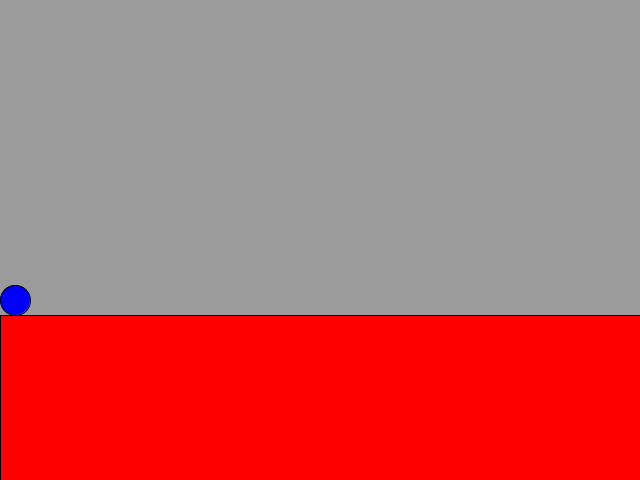
Frame 1 (no input)
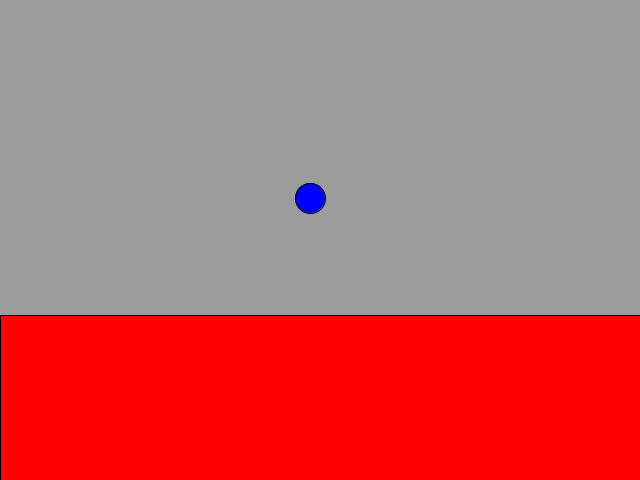
Frame 60 (the mouse pressed at the canvas centre just before this capture)
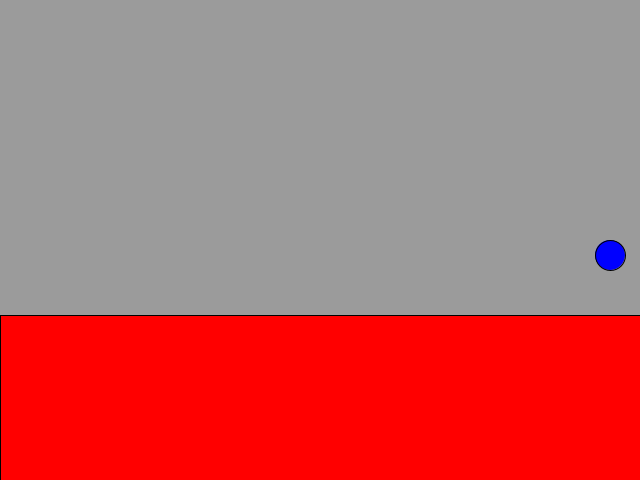
Frame 120 (the mouse held since frame 60 and released just before this capture)

The Processing sketch that drew these frames (run headless with seeded random() and noise(); from frame 60 on, the mouse is pressed at the canvas centre):

// Processing sketch: q1
// ── q1.pde
float x, y;
float xSpeed, ySpeed;

void setup(){
  size(640, 480);
   
  x = 15;
  y = 300;
  
  xSpeed = 5; //velocidade horizontal ajustava para o período de ida e volta de 4s
  ySpeed = 10; //valor da gravidade
}

void draw(){
  background(155);
  fill(0, 0, 255);
  circle(x, y, 30);
  fill(255, 0, 0);
  rect(0, 315, 640, 165);
  
  x = x + xSpeed; //x recebe um adicional de xspeed para acelerar lateralmente
  y = y + ySpeed; //y recebe um adicional de yspeed para acelerar horizontalmente
  
  ySpeed = ySpeed + 0.5;
  
  if(x >= width - 15){
    xSpeed = -xSpeed;
  }else if(x <= 15){
    xSpeed = -xSpeed;
  }
  
  if(y >= 300){
    ySpeed = -ySpeed + 0.5;
    y = 300;
    
  }else if(y <= 0){
    ySpeed = -ySpeed;
  }

}
